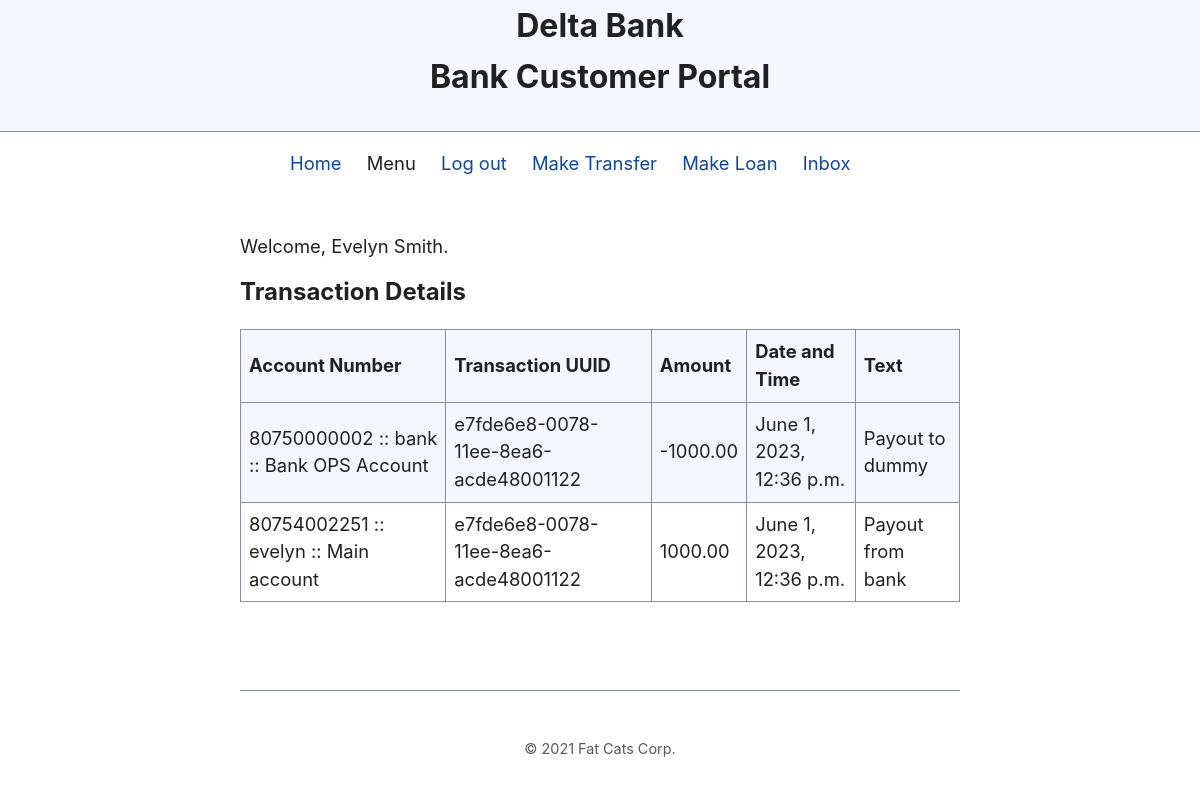
Screenshot of /transaction_details/e7fde6e8-0078-11ee-8ea6-acde48001122/ (signed in) with the database file from the repository.
### bank_app/models.py (models this page shows, shortened)
class Customer(models.Model):
    user        = models.OneToOneField(User, primary_key=True, on_delete=models.PROTECT)
    rank        = models.ForeignKey(Rank, default=2, on_delete=models.PROTECT)
    personal_id = models.IntegerField(db_index=True)
    phone       = models.CharField(max_length=35, db_index=True)
    @property
    def full_name(self) -> str:
        return f'{self.user.first_name} {self.user.last_name}'
    @property
    def accounts(self) -> QuerySet:
        return Account.objects.filter(user=self.user)

class Ledger(models.Model):
    account     = models.ForeignKey(Account, on_delete=models.PROTECT)
    transaction = models.CharField(max_length=50)
    amount      = models.DecimalField(max_digits=10, decimal_places=2)
    timestamp   = models.DateTimeField(auto_now_add=True, db_index=True)
    text        = models.TextField()

class Account(models.Model):
    account_number = models.AutoField(primary_key=True)
    user = models.ForeignKey(User, on_delete=models.PROTECT)
    name = models.CharField(max_length=50, db_index=True)
    class Meta:
        get_latest_by = 'pk'
    def __str__(self):
        return f'{self.pk} :: {self.user} :: {self.name}'

### bank_app/views.py (the view)
# urls.py: path('transaction_details/<uuid:transaction>/', views.transaction_details, name='transaction_details'),
@login_required
def transaction_details(request, transaction):
    movements = Ledger.objects.filter(transaction=transaction)
    if not request.user.is_staff:
        if not movements.filter(account__in=request.user.customer.accounts):
            raise PermissionDenied('Customer is not part of the transaction.')
    context = {
        'movements': movements,
    }
    return render(request, 'bank_app/transaction_details.html', context)

### bank_app/templates/bank_app/transaction_details.html
{% extends "base.html" %}
{% block main %}
<p>Welcome, {{ user.customer.full_name }}.</p>
<h3>Transaction Details</h3>
<table>
    <tr>
        <th>Account Number</th>
        <th>Transaction UUID</th>
        <th>Amount</th>
        <th>Date and Time</th>
        <th>Text</th>
    </tr>
    {% for movement in movements %}
    <tr>
        <td>{{ movement.account }}</td>
        <td>{{ movement.transaction }}</td>
        <td>{{ movement.amount|floatformat:"2" }}</td>
        <td>{{ movement.timestamp }}</td>
        <td>{{ movement.text }}</td>
    </tr>
    {% endfor %}
</table>
{% endblock main %}

### templates/base.html (shortened to what this page needs)
<!DOCTYPE html>
<html lang="en">
<head>
    {% load static %}
    <link rel="stylesheet" type="text/css" href="{% static 'simple.css' %}" media="screen" />
    <link rel="stylesheet" type="text/css" href="{% static 'custom.css' %}" media="screen" />
</head>
<body>
    {% load l10n %}
    <header>
        <h1>Delta Bank</h1>
        {% if user.is_staff %}
        <h2>Bank Staff Portal</h2>
        {% else %}
        <h2>Bank Customer Portal</h2>
        {% endif %}
    </header>
    <nav>
        <ul>
            <li><a href="{% url 'bank_app:index' %}">Home</a></li>
            <li>
                <span>Menu</span>
                    <li><a href="{% url 'logout' %}">Log out</a></li>
            </li>
            {% if user.is_staff %}
            <li><a href="{% url 'bank_app:staff_new_customer' %}">New Customer</a></li>
            {% else %}
            <li><a href="{% url 'bank_app:make_transfer' %}">Make Transfer</a></li>
            <li><a href="{% url 'bank_app:make_loan' %}">Make Loan</a></li>
            {% endif %}
            <li><a href="{% url 'bank_app:message' %}">Inbox</a></li>
        </ul>
    </nav>
    <main>
    {% block main %}
    {% endblock main %}
    </main>
    <footer>
        <p>&copy; 2021 Fat Cats Corp.</p>
    </footer>
</body>
</html>

### static/simple.css (style rules this page uses)
:root, ::backdrop { --sans-font: -apple-system, BlinkMacSystemFont, "Avenir Next", Avenir, "Nimbus Sans L", Roboto, "Noto Sans", "Segoe UI", Arial, Helvetica, "Helvetica Neue", sans-serif; --mono-font: Consolas, Menlo, Monaco, "Andale Mono", "Ubuntu Mono", monospace; --standard-border-radius: 5px; --bg: #fff; --accent-bg: #f5f7ff; --text: #212121; --text-light: #585858; --border: #898EA4; --accent: #0d47a1; --code: #d81b60; --preformatted: #444; --marked: #ffdd33; --disabled: #efefef; }
*, *::before, *::after { box-sizing: border-box; }
html { font-family: var(--sans-font); scroll-behavior: smooth; }
body { color: var(--text); background-color: var(--bg); font-size: 1.15rem; line-height: 1.5; display: grid; grid-template-columns: 1fr min(45rem, 90%) 1fr; margin: 0; }
body > * { grid-column: 2; }
body > header { background-color: var(--accent-bg); border-bottom: 1px solid var(--border); text-align: center; padding: 0 0.5rem 10px 0.5rem; grid-column: 1 / -1; }
nav li { display: inline; margin: 20px 10px; text-decoration: none; }
body > header h1 { max-width: 1200px; margin: 0.5rem auto; }
main { padding-top: 1.5rem; }
body > footer { margin-top: 4rem; padding: 2rem 1rem 1.5rem 1rem; color: var(--text-light); font-size: 0.9rem; text-align: center; border-top: 1px solid var(--border); }
h1 { font-size: 2rem; }
h2 { font-size: 2rem; margin-top: 1rem; }
h3 { font-size: 1.5rem; margin-top: 1rem; }
p, h1, h2, h3, h4, h5, h6 { overflow-wrap: break-word; }
h1, h2, h3 { line-height: 1.1; }
a, a:visited { color: var(--accent); }
table { border-collapse: collapse; margin: 1.5rem 0; }
td, th { border: 1px solid var(--border); text-align: start; padding: 0.5rem; }
th { background-color: var(--accent-bg); font-weight: bold; }
tr:nth-child(even) { background-color: var(--accent-bg); }
nav a { text-decoration: none; }

### static/custom.css (style rules this page uses)
main { padding-top: 1em; }

### rows the page displays
Ledger: account "80750000002 :: bank :: Bank OPS Account", transaction "e7fde6e8-0078-11ee-8ea6-acde48001122", amount "-1000.00", timestamp "June 1, 2023, 12:36 p.m.", text "Payout to dummy"
Ledger: account "80754002251 :: evelyn :: Main account", transaction "e7fde6e8-0078-11ee-8ea6-acde48001122", amount "1000.00", timestamp "June 1, 2023, 12:36 p.m.", text "Payout from bank"

### other values shown
{{ user.customer.full_name }} "Evelyn Smith"
